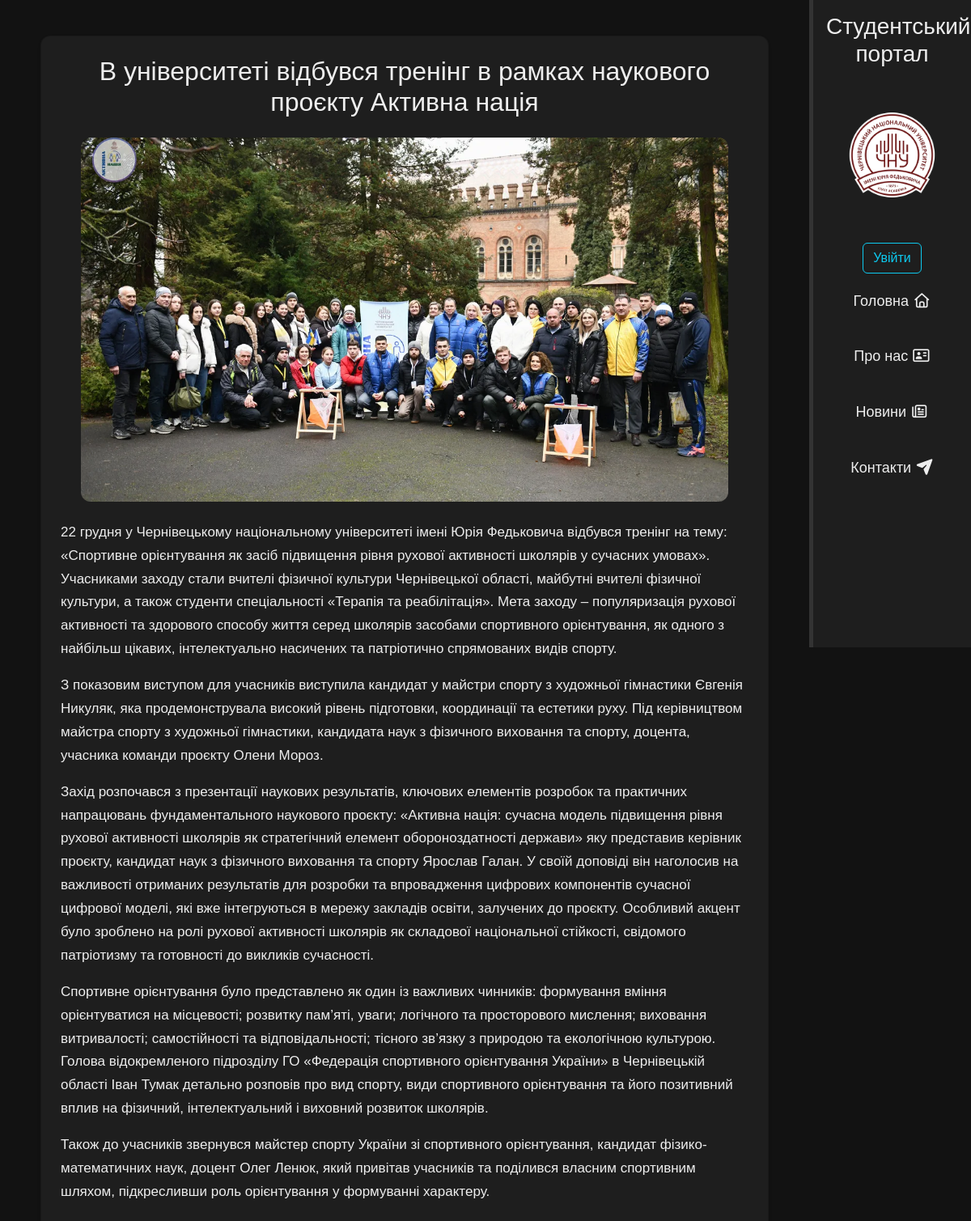
The app's page /news/13 with its own data.
### news/models.py (models this page shows, shortened)
class Articles(models.Model):
    title = models.CharField('Назва новини',max_length=90)
    anons = models.CharField('Анонс',max_length=250)
    full_text = models.TextField('Новина')
    date = models.DateTimeField('Дата публікації')
    image = models.ImageField(upload_to="img", null=True, blank=True)
    class Meta:
        verbose_name = 'Новина'
        verbose_name_plural = 'Новини'

### news/views.py (the view)
# urls.py: path('<int:pk>', views.NewsDetailView.as_view(), name= 'news_detail'),
class NewsDetailView(DetailView):
    model = Articles
    template_name = 'news/details_view.html'
    context_object_name = 'article'

### user/context_processors.py (called while the page is built)
def user_login(request):
    return {
        'user_first': request.session.get('user_first'),
        'user_last': request.session.get('user_last'),
        'user_admin': request.session.get('user_admin'),
        'user_login': request.session.get('user_login'),
    }

### news/templates/news/details_view.html (shortened to what this page needs)
{% extends 'main/layout.html' %}
{% block content %}
<div class="article-wrapper">
    <div class="card article-card shadow-sm">
        <h2 class="article-title">{{ article.title }}</h2>
        {% if article.image %}
        <div class="article-image">
            <img src="{{ article.image.url }}"
                 alt="{{ article.title }}"
                 class="article-img">
        </div>
        {% endif %}
        <div class="article-text">
            {{ article.full_text|linebreaks }}
        </div>
    </div>
</div>
{% endblock %}

### main/static/main/css/main.css (style rules this page uses)
* { box-sizing: border-box; }
body { margin: 0; background: #121212; color: #eeeeee; font-family: Arial, sans-serif; line-height: 1.6; }
.article-wrapper { display: flex; justify-content: center; padding: 20px 0; }
.article-card { max-width: 900px; width: 100%; background: #1e1e1e; color: #eeeeee; border-radius: 12px; padding: 24px; }
.article-title { text-align: center; margin-bottom: 24px; }
.article-image { text-align: center; margin-bottom: 24px; }
.article-img { max-width: 100%; max-height: 450px; object-fit: cover; border-radius: 12px; }
.article-text { font-size: 17px; line-height: 1.7; }

### records on screen
Articles: title "В університеті відбувся тренінг в рамках наукового проєкту Активна нація", image (picture), full_text "22 грудня у Чернівецькому національному університеті імені Юрія Федьковича відбувся тренінг на тему: «Спортивне орієнтування як засіб підвищення рівня рухової активності школярів у сучасних умовах». Учасниками заходу стали вчителі фізичної культури Чернівецької області, майбутні вчителі фізичної культури, а також студенти спеціальності «Терапія та реабілітація». Мета заходу – популяризація рухової активності та здорового способу життя серед школярів засобами спортивного орієнтування, як одного з найбільш цікавих, інтелектуально насичених та патріотично спрямованих видів спорту. З показовим виступом для учасників виступила кандидат у майстри спорту з художньої гімнастики Євгенія Никуляк, яка…"
